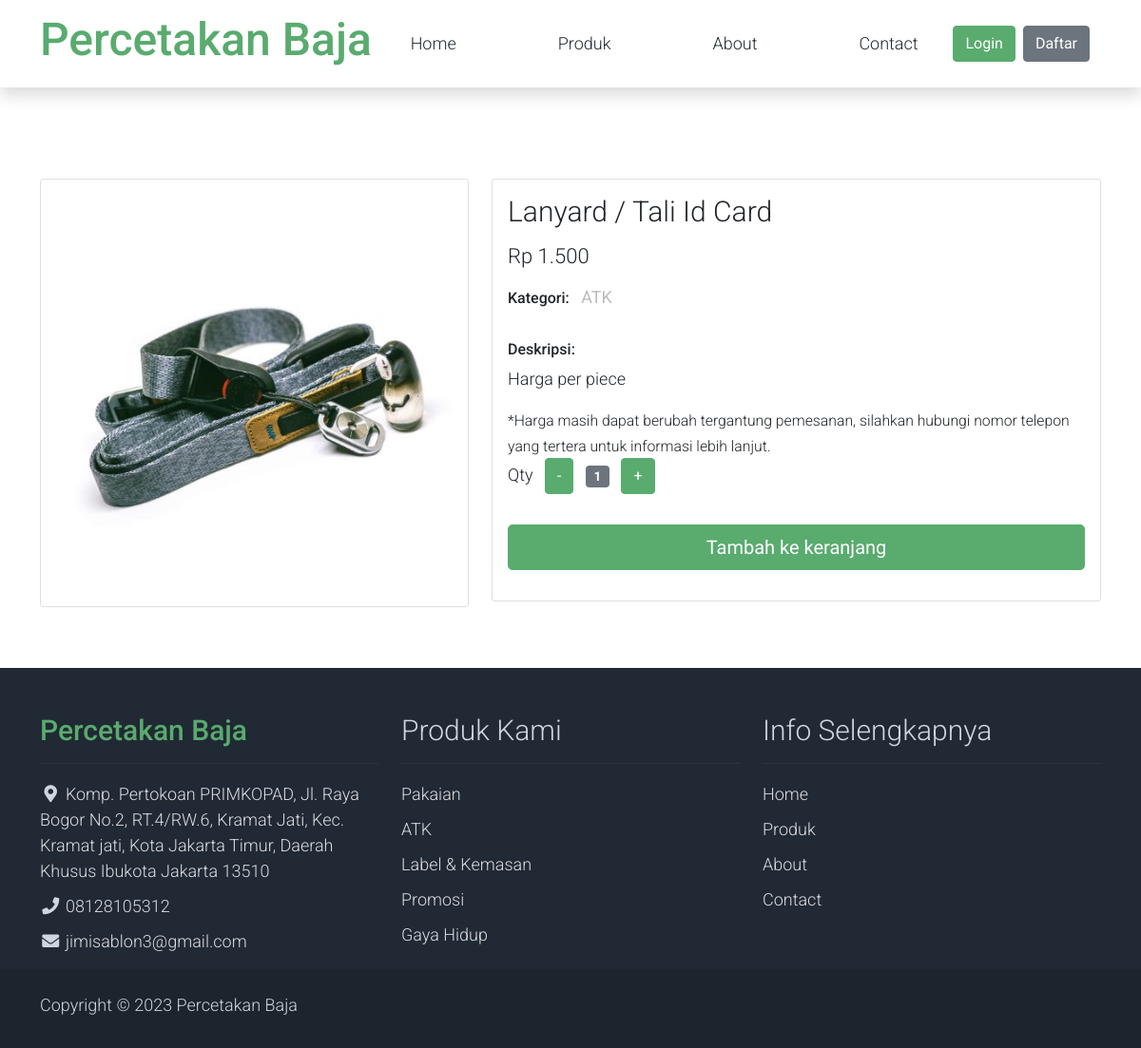
/produk/detail/lanyard-tali-id-card, run on the app's committed database.
### tables this page shows
CREATE TABLE `produk` (
  `id_produk` char(5) NOT NULL,
  `nama_produk` varchar(128) NOT NULL,
  `gambar` blob NOT NULL,
  `id_kategori_produk` int(11) NOT NULL,
  `harga` decimal(10,0) NOT NULL,
  `deskripsi` text NOT NULL,
  `slug` varchar(255) NOT NULL
);

CREATE TABLE `kategori_produk` (
  `id_kategori_produk` int(11) NOT NULL,
  `nama_kategori_produk` varchar(25) NOT NULL
);

### application/controllers/Produk.php (called while the page is built, shortened)
<?php
class Produk extends CI_Controller {
    public function detail($slug)
    {
        $data = [
            'content'=>'pelanggan/detail-produk',
            'produk' => $this->db->select('*')
                    ->from('produk as p')
                    ->join('kategori_produk as kp', 'kp.id_kategori_produk = p.id_kategori_produk')
                    ->where('slug', $slug)
                    ->get()->row(),
        ];
        $this->load->view('pelanggan/layouts/app', $data);
    }
}

### index.php (called while the page is built, shortened)
<?php
require_once BASEPATH.'core/CodeIgniter.php';

### application/views/pelanggan/detail-produk.php (the view, shortened to what this page needs)
<div class="container py-5">
    <div class="row">
    <div class="col-lg-5 mt-5">
                <div class="card mb-3">
                    <img class="card-img img-fluid" src="<?= base_url('assets/uploads/') . $produk->gambar ?>" alt="Card image cap" id="product-detail">
                </div>
            </div>
            <div class="col-lg-7 mt-5">
                <div class="card">
                    <div class="card-body">
                        <h1 class="h2"><?= $produk->nama_produk ?></h1>
                        <p class="h3 py-2">Rp <?= number_format($produk->harga,0,',','.') ?></p>
                        <ul class="list-inline">
                            <li class="list-inline-item">
                                <h6>Kategori:</h6>
                            </li>
                            <li class="list-inline-item">
                                <p class="text-muted"><strong><?= $produk->nama_kategori_produk ?></strong></p>
                            </li>
                        </ul>
                        <h6>Deskripsi:</h6>
                        <p><?= $produk->deskripsi ?></p>
                        <small>*Harga masih dapat berubah tergantung pemesanan, silahkan hubungi nomor telepon yang tertera untuk informasi lebih lanjut.</small>
                        <form action="<?= base_url('/keranjang/tambah_keranjang') ?>" method="POST">
                            <div class="row">
                                <div class="col-auto">
                                    <ul class="list-inline pb-3">
                                        <li class="list-inline-item text-right">
                                            Qty
                                        </li>
                                        <li class="list-inline-item"><span class="btn btn-success" id="btn-minus">-</span></li>
                                        <li class="list-inline-item"><span class="badge bg-secondary" id="var-value">1</span></li>
                                        <li class="list-inline-item"><span class="btn btn-success" id="btn-plus">+</span></li>
                                    </ul>
                                </div>
                            </div>
                            <div class="row pb-3">
                                <div class="col d-grid">
                                    <button type="submit" class="btn btn-success btn-lg" name="submit" value="addtocard">Tambah ke keranjang</button>
                                </div>
                            </div>
                        </form>
                    </div>
                </div>
            </div>
    </div>
</div>

### application/views/pelanggan/layouts/footer.php
<?php
$kategori_produk = $this->db->select('*')->get('kategori_produk')->result();
?>
<footer class="bg-dark" id="tempaltemo_footer">
        <div class="container">
            <div class="row">
                <div class="col-md-4 pt-5">
                    <h2 class="h2 text-success border-bottom pb-3 border-light logo">Percetakan Baja</h2>
                    <ul class="list-unstyled text-light footer-link-list">
                        <li>
                            <i class="fas fa-map-marker-alt fa-fw"></i>
                            <a class="text-decoration-none" href="maps:Komp. Pertokoan PRIMKOPAD, Jl. Raya Bogor No.2, RT.4/RW.6, Kramat Jati, Kec. Kramat jati, Kota Jakarta Timur, Daerah Khusus Ibukota Jakarta 13510">Komp. Pertokoan PRIMKOPAD, Jl. Raya Bogor No.2, RT.4/RW.6, Kramat Jati, Kec. Kramat jati, Kota Jakarta Timur, Daerah Khusus Ibukota Jakarta 13510</a>
                        </li>
                        <li>
                            <i class="fa fa-phone fa-fw"></i>
                            <a class="text-decoration-none" href="tel:08128105312">08128105312</a>
                        </li>
                        <li>
                            <i class="fa fa-envelope fa-fw"></i>
                            <a class="text-decoration-none" href="mailto:jimisablon3@gmail.com">jimisablon3@gmail.com</a>
                        </li>
                    </ul>
                </div>
                <div class="col-md-4 pt-5">
                    <h2 class="h2 text-light border-bottom pb-3 border-light">Produk Kami</h2>
                    <ul class="list-unstyled text-light footer-link-list">
                        <?php foreach ($kategori_produk as $kategori): ?>
                        <li><a class="text-decoration-none" href="<?= base_url('/produk?kategori=') . $kategori->nama_kategori_produk ?>"><?= $kategori->nama_kategori_produk ?></a></li>
                        <?php endforeach; ?>
                    </ul>
                </div>
                <div class="col-md-4 pt-5">
                    <h2 class="h2 text-light border-bottom pb-3 border-light">Info Selengkapnya</h2>
                    <ul class="list-unstyled text-light footer-link-list">
                        <li><a class="text-decoration-none" href="<?= base_url('/') ?>">Home</a></li>
                        <li><a class="text-decoration-none" href="<?= base_url('/produk') ?>">Produk</a></li>
                        <li><a class="text-decoration-none" href="<?= base_url('/about') ?>">About</a></li>
                        <li><a class="text-decoration-none" href="<?= base_url('/contact') ?>">Contact</a></li>
                    </ul>
                </div>
            </div>
        </div>
        <div class="w-100 bg-black py-3">
            <div class="container">
                <div class="row pt-2">
                    <div class="col-12">
                        <p class="text-left text-light">
                            Copyright &copy; <?= date('Y') ?> Percetakan Baja
                        </p>
                    </div>
                </div>
            </div>
        </div>
    </footer>

### assets/pelanggan/css/templatemo.css (style rules this page uses)
body, ul, li, p, a, label, input, div { font-family: 'Roboto', sans-serif; font-size: 18px !important; font-weight: 300 !important; }
.h2 { font-family: 'Roboto', sans-serif; font-size: 30px !important; font-weight: 300; }
.h3 { font-family: 'Roboto', sans-serif; font-size: 22px !important; }
.logo { font-weight: 500 !important; }
.text-muted { color: #bcbcbc !important; }
.text-success { color: #59ab6e !important; }
.text-light { color: #cfd6e1 !important; }
.bg-dark { background-color: #212934 !important; }
.bg-black { background-color: #1d242d !important; }
.btn-success { background-color: #59ab6e !important; border-color: #56ae6c !important; }
#tempaltemo_footer a { color: #dcdde1; }
#tempaltemo_footer ul.footer-link-list li { padding-top: 10px; }
#tempaltemo_footer .border-light { border-color: #2d343f !important; }

### data on the page
produk: gambar (picture), nama_produk "Lanyard / Tali Id Card", harga "1.500", id_kategori_produk.nama_kategori_produk "ATK", deskripsi "Harga per piece"
kategori_produk: nama_kategori_produk "Pakaian"
kategori_produk: nama_kategori_produk "ATK"
kategori_produk: nama_kategori_produk "Label & Kemasan"
kategori_produk: nama_kategori_produk "Promosi"
kategori_produk: nama_kategori_produk "Gaya Hidup"
